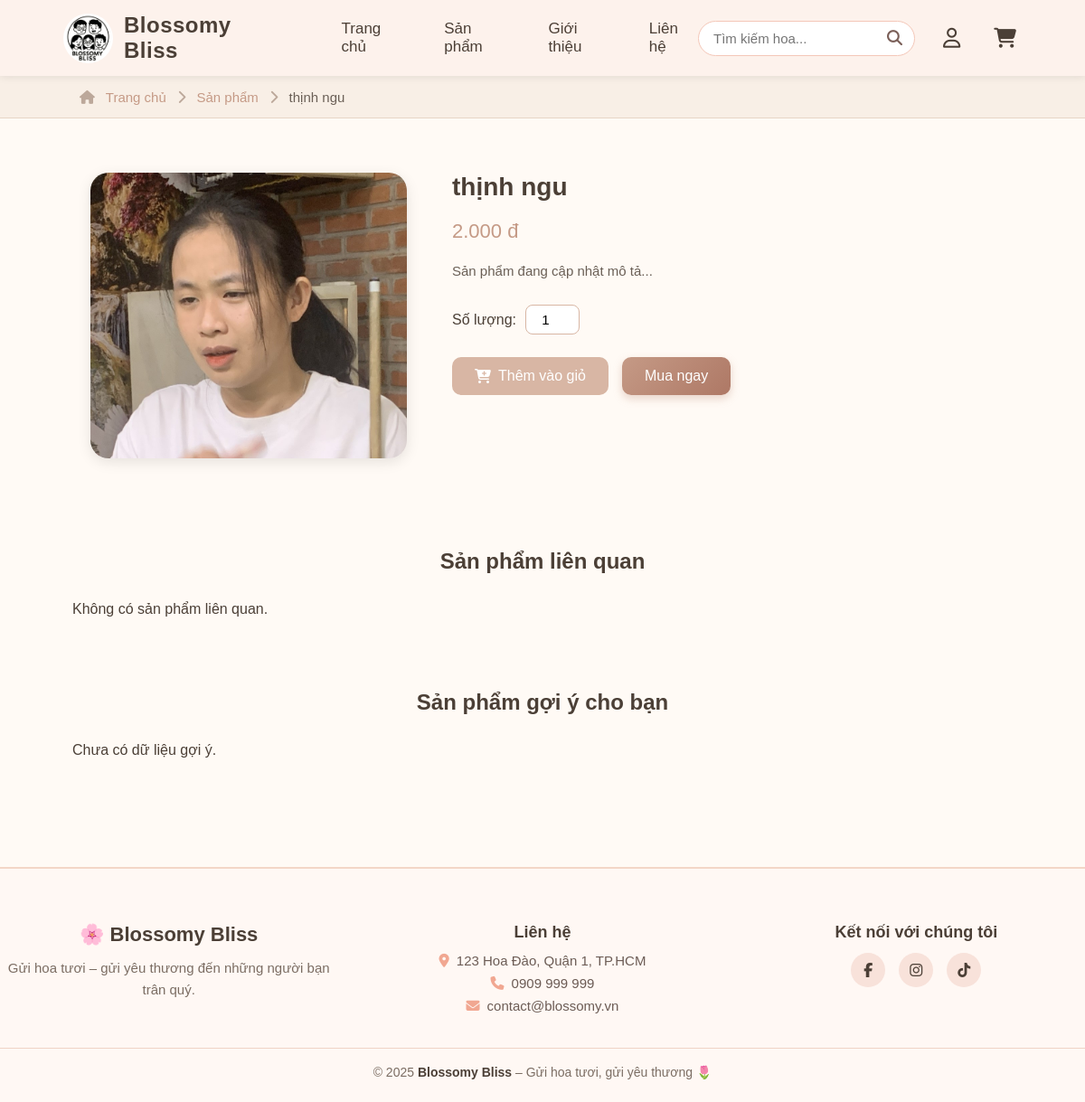
/product_details.php?id=SP261, run on the app's committed database.
### tables this page shows
CREATE TABLE `products` (
  `product_id` varchar(10) NOT NULL,
  `category_id` varchar(10) DEFAULT NULL,
  `product_name` varchar(100) NOT NULL,
  `price` decimal(10,2) NOT NULL,
  `stock` int(11) DEFAULT 0,
  `image_url` varchar(255) DEFAULT NULL,
  `created_at` datetime DEFAULT current_timestamp(),
  `updated_at` datetime DEFAULT current_timestamp() ON UPDATE current_timestamp()
);

### config.php (called while the page is built, shortened)
<?php
function getImagePath($fileOrId) {
    $protocol = (!empty($_SERVER['HTTPS']) && $_SERVER['HTTPS'] !== 'off') ? "https" : "http";
    $host = $_SERVER['HTTP_HOST'];
    $currentDir = rtrim(dirname($_SERVER['SCRIPT_NAME']), "/\\");
    $baseUrl = $protocol . "://" . $host;
    $projectRoot = explode("/", trim($currentDir, "/"));
    $projectRoot = "/" . $projectRoot[0];
    $rootUrl = $baseUrl . $projectRoot;
    return $rootUrl . "/assets/images/" . $fileOrId;
}
?>

### product_details.php (the view, shortened to what this page needs)
<?php
include "include/db_connect.php";
include "config.php";
$id = $_GET['id'];
$sql = "SELECT * FROM products WHERE product_id = '$id'";
$result = mysqli_query($conn, $sql);
$product = mysqli_fetch_assoc($result);
$category_id = $product['category_id'];
$current_id = $product['product_id'];
$related_query = "
    SELECT
        p.product_id,
        p.product_name,
        p.price,
        p.image_url,
        IFNULL(SUM(od.quantity), 0) AS total_sold
    FROM products p
    LEFT JOIN order_details od ON od.product_id = p.product_id
    WHERE p.category_id = '$category_id'
      AND p.product_id != '$current_id'
    GROUP BY p.product_id
    ORDER BY total_sold DESC
    LIMIT 4
";
$related_result = mysqli_query($conn, $related_query);
$recommend_products = [];
?>
<!DOCTYPE html>
<html lang="vi">
<head>
  <link rel="stylesheet" href="assets/css/product_detail.css">
  <link rel="stylesheet" href="https://cdnjs.cloudflare.com/ajax/libs/font-awesome/6.5.0/css/all.min.css"/>
</head>
<body>
<?php include "components/header.php"; ?>
<div class="breadcrumb">
    <a href="index.php"><i class="fa-solid fa-house"></i> Trang chủ</a>
    <i class="fa-solid fa-chevron-right"></i>
    <a href="products.php">Sản phẩm</a>
    <i class="fa-solid fa-chevron-right"></i>
    <span><?= $product['product_name'] ?></span>
</div>
<section class="product-detail">
    <img src="<?= getImagePath($product['image_url']) ?>"
         alt="<?= $product['product_name'] ?>">
    <div class="product-info">
      <h2><?= $product['product_name'] ?></h2>
      <p class="price">
        <?= number_format($product['price'], 0, ',', '.') ?> đ
      </p>
      <p>
        <?= $product['description'] ?? "Sản phẩm đang cập nhật mô tả..." ?>
      </p>
      <div class="quantity">
        <label>Số lượng:</label>
        <input type="number" min="1" value="1">
      </div>
      <div class="button-group">
          <button class="btn add-to-cart-btn">
              <i class="fa-solid fa-cart-plus"></i> Thêm vào giỏ
          </button>
            <button type="button" class="btn buy-now-btn">
                Mua ngay
            </button>
      </div>
    </div>
</section>
<section class="related">
    <h3>Sản phẩm liên quan</h3>
    <div class="related-products">
        <?php
        if (mysqli_num_rows($related_result) == 0) {
            echo "<p>Không có sản phẩm liên quan.</p>";
        }
        ?>
    </div>
</section>
<section class="recommend">
    <h3>Sản phẩm gợi ý cho bạn</h3>
    <div class="recommend-products">
        <?php if (empty($recommend_products)): ?>
            <p>Chưa có dữ liệu gợi ý.</p>
        <?php endif; ?>
    </div>
</section>
<?php include "components/footer.php"; ?>
</body>
</html>

### assets/css/product_detail.css (style rules this page uses)
* { margin: 0; padding: 0; box-sizing: border-box; font-family: "Poppins", sans-serif; }
body { background-color: #fffaf5; color: #4b3f36; }
a { text-decoration: none; color: inherit; }
.breadcrumb { background-color: #f8efe6; padding: 15px 80px; font-size: 15px; color: #6a5f56; box-shadow: inset 0 -1px 0 #e6d6c6; }
.breadcrumb a { color: #c59a86; font-weight: 500; }
.breadcrumb i { margin: 0 8px; color: #bca89a; }
.product-detail { display: flex; gap: 50px; padding: 60px 100px; flex-wrap: wrap; align-items: flex-start; }
.product-detail img { width: 350px; height: auto; border-radius: 20px; box-shadow: 0 4px 15px rgba(0,0,0,0.1); object-fit: cover; }
.product-info { flex: 1; min-width: 300px; }
.product-info h2 { font-size: 28px; font-weight: 600; margin-bottom: 15px; }
.product-info .price { font-size: 22px; color: #c59a86; margin-bottom: 15px; }
.product-info p { font-size: 15px; line-height: 1.6; color: #6a5f56; margin-bottom: 25px; }
.quantity { display: flex; align-items: center; gap: 10px; margin-bottom: 25px; }
.quantity input { width: 60px; padding: 7px; text-align: center; border: 1px solid #d8b6a4; border-radius: 8px; font-size: 15px; }
.btn { background-color: #d8b6a4; color: white; border: none; padding: 12px 25px; border-radius: 10px; font-size: 16px; cursor: pointer; transition: background 0.3s; display: inline-flex; align-items: center; gap: 8px; }
.related, .recommend { padding: 40px 80px; }
.related h3, .recommend h3 { text-align: center; font-size: 24px; margin-bottom: 30px; color: #4b3f36; }
.related-products, .recommend-products { display: grid; grid-template-columns: repeat(auto-fit, minmax(220px, 1fr)); gap: 25px; }
.button-group { display: flex; gap: 15px; margin-top: 25px; }
.add-to-cart-btn { background-color: #d8b6a4 !important; }
.buy-now-btn { background: linear-gradient(135deg, #c59a86, #ae7865); color: white !important; box-shadow: 0 4px 10px rgba(197, 154, 134, 0.4); }

### data on the page
products: product_name "thịnh ngu", image_url (picture), price "2.000"

### other printed values
$product['description'] "Sản phẩm đang cập nhật mô tả..."
